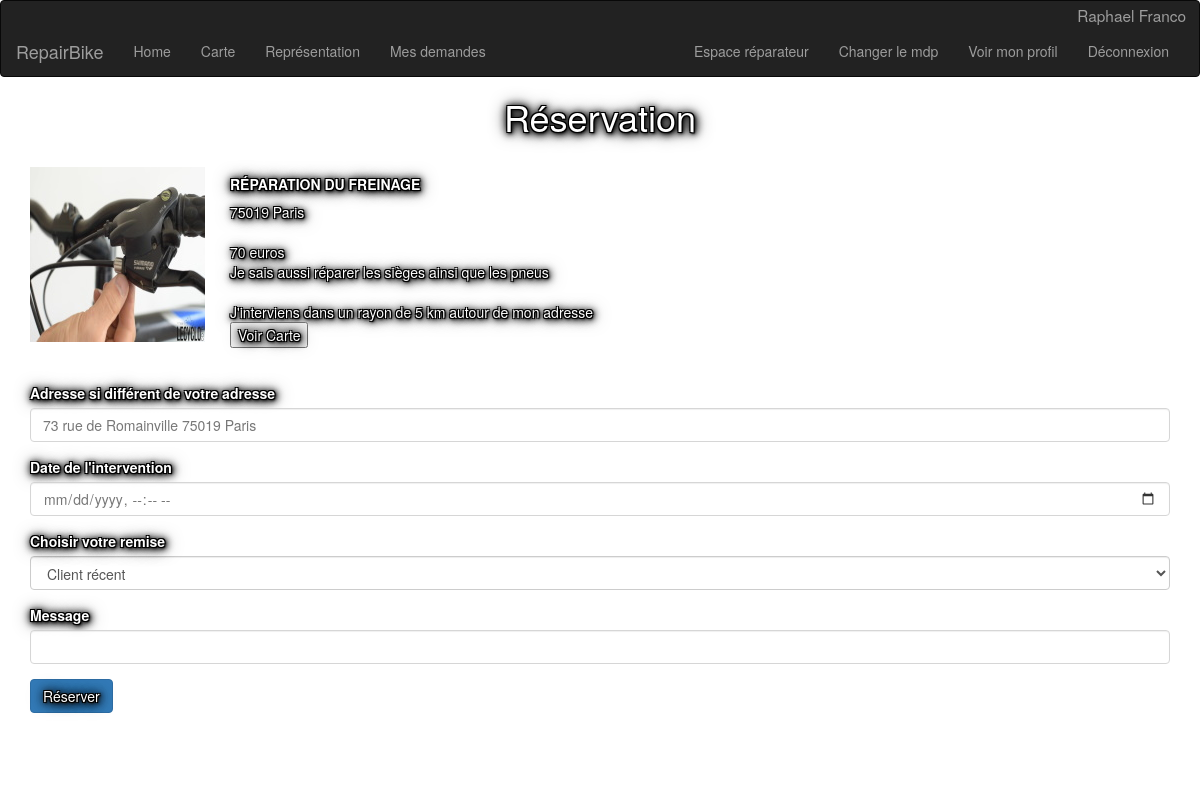
Screenshot of /reserver.php?S_id=29 (signed in) with the database file from the repository.
### tables this page shows
CREATE TABLE `service` (
  `S_id` int(11) NOT NULL,
  `titre` varchar(50) NOT NULL,
  `description` text,
  `tarif` double NOT NULL,
  `rayon_intervention` float NOT NULL,
  `id_reparateur` int(11) NOT NULL,
  `img` varchar(150) DEFAULT NULL
);

CREATE TABLE `user` (
  `U_id` int(11) NOT NULL,
  `nom` varchar(50) NOT NULL,
  `prenom` varchar(50) NOT NULL,
  `email` varchar(100) NOT NULL,
  `mdp` varchar(200) NOT NULL,
  `tel` varchar(10) NOT NULL,
  `codepostal` varchar(5) NOT NULL,
  `ville` varchar(20) NOT NULL,
  `adresse` varchar(50) NOT NULL,
  `latitude` decimal(9,6) NOT NULL,
  `longitude` decimal(9,6) NOT NULL,
  `reparateur` tinyint(1) DEFAULT '0',
  `statut` varchar(20) DEFAULT 'CLIENT'
);

### reserver.php (the view, shortened to what this page needs)
<?php
require 'header.php';
if (isset($_SESSION['email']) ) {
  if (isset($_GET['S_id'])){
    $id= $_GET['S_id'];
  }
  else {
  oups("Erreur d’appel", "Paramètre(s) absent(s)","1","index.php");
  }
  $req = "SELECT * FROM user inner join service on user.U_id = service.id_reparateur where S_id= :id";
  $res = $bdd->prepare($req);
  $res->bindParam(':id', $id, PDO::PARAM_STR);
  try{
    $res -> execute();
  }
  catch(Exception $e){
    oups("Erreur de selection", $e->getMessage(),"1","index.php");
  }
  while($service = $res->fetch(PDO::FETCH_ASSOC)) {
  $titre=$service['titre'];
  $ville=$service['ville'];
  $tarif=$service['tarif'];
  $description=$service['description'];
  $titre=$service['titre'];
  $rayon=$service['rayon_intervention'];
  $adresse=$service['adresse'];
  $cp=$service['codepostal'];
  $img=$service['img'];
  }
?>
<body>
  <h1 style="color:white">Réservation</h1><br>
  <div class="container">
    <div class="card mb-3" style="max-width: 50%;">
      <div class="row no-gutters">
        <div class="col-md-4">
          <img src="<?php echo $img; ?>" class="card-img" alt="Card image">
        </div>
        <div class="col-md-8">
          <div class="card-body" style="color: white;">
            <h5 class="card-title"><strong><?php echo $titre?></strong></h5>
            <div class="card-text"><?php echo $cp.' '.$ville?></div><br>
            <div class="card-text"><?php echo $tarif. ' euros'?></div>
            <div class="card-text"><?php echo $description?></div><br>
            <div class="card-text"><?php echo "J'interviens dans un rayon de ".$rayon." km autour de mon adresse"?></div>
            <button><a style='color:white; 'href="carte.php?S_id=<?=$id?>" onclick="goclicky(this); return false;" target="_blank">Voir Carte</a></button>
          </div>
        </div>
      </div>
    </div><br>
    <form action = "reserver_post.php" method ="post" >
      <div class="form-group formtexte">
        <label>Adresse si différent de votre adresse</label>
        <input type="text" class="form-control formtext" name="adresse_intervention" value="<?php echo $adresse.' '.$cp.' '.$ville ?>" placeholder="Veuillez saisir votre adresse" required >
      </div>
      <div class="form-group formtexte">
        <label>Date de l'intervention</label>
        <input type="datetime-local" class="form-control formtexte" name="date_intervention" value="yyyy-mm-dd">
      </div>
      <div class="form-group formtexte">
        <label>Choisir votre remise</label>
        <select class="form-control formtexte formcp selectpicker" name="remise_demande"required>
          <option value="5">Client récent</option>
        </select>
      </div>
      <div class="form-group formtexte">
        <label>Message</label>
        <input type="text" class="form-control formtexte" name="message" required>
      </div>
      <button type="submit" class="btn btn-primary">Réserver</button>
    </form>
  </div>
  <br>
  <?php
}
else {
  header("location:login.php");
}?>
</body>
</html>

### header.php (shortened to what this page needs)
<!DOCTYPE html>
<html>
<head>
  <link rel="stylesheet" href="MesStyles.css">
  <link rel="stylesheet" href="https://maxcdn.bootstrapcdn.com/bootstrap/3.4.1/css/bootstrap.min.css">
</head>
<?php
if (isset($_SESSION['email'])) {
  $monNom = $_SESSION['nom'];
  $monPrenom = $_SESSION['prenom'];
  require 'navbarConnecte.php';
}
else{
  require 'navbarPasConnecte.php';
}
?>

### navbarConnecte.php (shortened to what this page needs)
<nav class="navbar navbar-inverse">
  <div class='prenom-nom'>
  <?= $monPrenom . " " . $monNom; ?>
  </div>
  <div class="container-fluid">
    <div class="navbar-header">
      <a class="navbar-brand" href="index.php">RepairBike</a>
    </div>
    <div class="collapse navbar-collapse" id="myNavbar">
      <ul class="nav navbar-nav">
        <li><a href="index.php">Home</a></li>
        <li><a href="carte_reparateurs.php">Carte</a></li>
        <li><a href="representation.php">Représentation</a></li>
        <li><a href="mesdemandes.php">Mes demandes</a></li>
      </ul>
      <ul class="nav navbar-nav navbar-right">
        <?
        if($_SESSION['reparateur'] == 1){
        ?>
        <li><a href="reparateur.php">Espace réparateur</a></li>
        <?
        }
        else {
        ?>
        <li><a href="espacereparateur.php">Devenir réparateur</a></li>
        <?
        }
        ?>
        <li><a href="changer_mdp.php">Changer le mdp</a></li>
        <li><a href="profil.php">Voir mon profil</a></li>
        <li><a href="deconnexion.php">Déconnexion</a></li>
      </ul>
    </div>
  </div>
</nav>
<video playsinline autoplay muted loop poster id="bgvid">
  <source src="img/video3.mp4" type="video/mp4">
</video>

### MesStyles.css (style rules this page uses)
h1 { text-align: center; text-shadow: -1px -1px 0 #000, 1px -1px 0 #000, -1px 1px 0 #000, 1px 1px 0 #000, 1px 1px 2px #141414, 1px 1px 3px #141414, 1px 1px 5px #141414, 1px 1px 7px #141414, 1px 1px 10px #141414, 1px 1px 12px #141414, 1px 1px 18px #141414;color:#fff; }
.prenom-nom { text-align: right; color: #9d9d9d; font-size: 1.1em; padding-right: 13px; padding-top: 3px; }
video#bgvid { position: fixed; right: 0; bottom: 0; min-width: 100%; min-height: 100%; width: auto; height: auto; z-index: -100; background-size: cover; }
input, table { opacity: 0.8; }
form , div.card, button { text-shadow: -1px -1px 0 #000, 1px -1px 0 #000, -1px 1px 0 #000, 1px 1px 0 #000, 1px 1px 2px #141414, 1px 1px 3px #141414, 1px 1px 5px #141414, 1px 1px 7px #141414, 1px 1px 10px #141414, 1px 1px 12px #141414, 1px 1px 18px #141414;color:#fff; }
img { width: 175px; height: 175px; }

### rows the page displays
service: img (picture), titre "RÉPARATION DU FREINAGE", id_reparateur.codepostal "75019", id_reparateur.ville "Paris", tarif "70", description "Je sais aussi réparer les sièges ainsi que les pneus", rayon_intervention "5", adresse_intervention "73 rue de Romainville 75019 Paris"

### other values shown
$monPrenom "Raphael"
$monNom "Franco"
